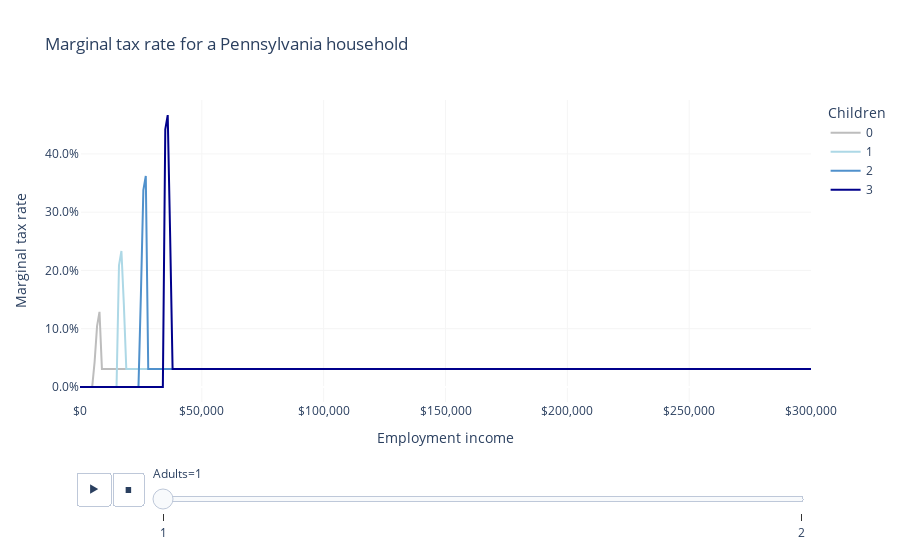

Notebook code for this chart:
### Markdown cell above
Total marginal tax rates range from -20.3% to +15.3%, excluding cliffs.

### Code cell
fig = px.line(
    df,
    "employment_income",
    "mtr",
    color="children",
    animation_frame="adults",
    labels=LABELS,
    title="Marginal tax rate for a Pennsylvania household",
    color_discrete_map=COLOR_MAP,
)
fig.update_layout(
    xaxis_tickformat="$,",
    yaxis_tickformat=".1%",
    yaxis_range=[0, 0.2],
    plot_bgcolor="white",
    xaxis_gridcolor=LIGHT_GRAY,
    yaxis_gridcolor=LIGHT_GRAY,
)
fig.show()

### Figure 1 — Plotly figure (JSON) as saved in the notebook; plotly's stock layout.template omitted (floating-point values rounded to 4 significant figures; data arrays with more than 128 entries replaced by an {"elided": "..."} marker saying what was removed)
{"data": [{"hovertemplate": "Children=0<br>Adults=1<br>Employment income=%{x}<br>Marginal tax rate=%{y}<extra></extra>", "legendgroup": "0", "line": {"color": "#BDBDBD", "dash": "solid"}, "marker": {"symbol": "circle"}, "mode": "lines", "name": "0", "orientation": "v", "showlegend": true, "type": "scatter", "x": {"elided": "301 int values"}, "xaxis": "x", "y": {"elided": "301 float values"}, "yaxis": "y"}, {"hovertemplate": "Children=1<br>Adults=1<br>Employment income=%{x}<br>Marginal tax rate=%{y}<extra></extra>", "legendgroup": "1", "line": {"color": "lightblue", "dash": "solid"}, "marker": {"symbol": "circle"}, "mode": "lines", "name": "1", "orientation": "v", "showlegend": true, "type": "scatter", "x": {"elided": "301 int values"}, "xaxis": "x", "y": {"elided": "301 float values"}, "yaxis": "y"}, {"hovertemplate": "Children=2<br>Adults=1<br>Employment income=%{x}<br>Marginal tax rate=%{y}<extra></extra>", "legendgroup": "2", "line": {"color": "#5091cc", "dash": "solid"}, "marker": {"symbol": "circle"}, "mode": "lines", "name": "2", "orientation": "v", "showlegend": true, "type": "scatter", "x": {"elided": "301 int values"}, "xaxis": "x", "y": {"elided": "301 float values"}, "yaxis": "y"}, {"hovertemplate": "Children=3<br>Adults=1<br>Employment income=%{x}<br>Marginal tax rate=%{y}<extra></extra>", "legendgroup": "3", "line": {"color": "darkblue", "dash": "solid"}, "marker": {"symbol": "circle"}, "mode": "lines", "name": "3", "orientation": "v", "showlegend": true, "type": "scatter", "x": {"elided": "301 int values"}, "xaxis": "x", "y": {"elided": "301 float values"}, "yaxis": "y"}], "layout": {"legend": {"title": {"text": "Children"}, "tracegroupgap": 0}, "plot_bgcolor": "white", "sliders": [{"active": 0, "currentvalue": {"prefix": "Adults="}, "len": 0.9, "pad": {"b": 10, "t": 60}, "steps": [{"args": [["1"], {"frame": {"duration": 0, "redraw": false}, "fromcurrent": true, "mode": "immediate", "transition": {"duration": 0, "easing": "linear"}}], "label": "1", "method": "animate"}, {"args": [["2"], {"frame": {"duration": 0, "redraw": false}, "fromcurrent": true, "mode": "immediate", "transition": {"duration": 0, "easing": "linear"}}], "label": "2", "method": "animate"}], "x": 0.1, "xanchor": "left", "y": 0, "yanchor": "top"}], "title": {"text": "Marginal tax rate for a Pennsylvania household"}, "updatemenus": [{"buttons": [{"args": [null, {"frame": {"duration": 500, "redraw": false}, "fromcurrent": true, "mode": "immediate", "transition": {"duration": 500, "easing": "linear"}}], "label": "&#9654;", "method": "animate"}, {"args": [[null], {"frame": {"duration": 0, "redraw": false}, "fromcurrent": true, "mode": "immediate", "transition": {"duration": 0, "easing": "linear"}}], "label": "&#9724;", "method": "animate"}], "direction": "left", "pad": {"r": 10, "t": 70}, "showactive": false, "type": "buttons", "x": 0.1, "xanchor": "right", "y": 0, "yanchor": "top"}], "xaxis": {"anchor": "y", "domain": [0, 1], "gridcolor": "#F5F5F5", "tickformat": "$,", "title": {"text": "Employment income"}}, "yaxis": {"anchor": "x", "domain": [0, 1], "gridcolor": "#F5F5F5", "tickformat": ".1%", "title": {"text": "Marginal tax rate"}}}}
